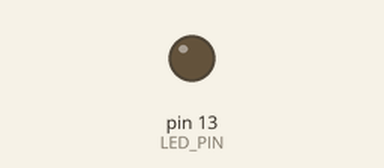
A sketch run on a simulated Arduino Uno, built with avr-gcc and run on an emulated ATmega328P. On the bench: output pins drawn as LEDs (lit = HIGH).

Above: at 2.5 s.
Timing chart, 0 to 4.0 s (numbered marks = the images above):
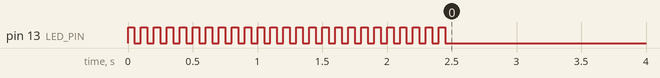

The sketch:

serial_comms_firmware.ino
```cpp
// (licence header left out)
/***********************************************************************************************************************
FILENAME:   serial_comms_firmware.cpp
AUTHORS:    Christopher D. McMurrough

DESCRIPTION:
An example Arduino sketch showing USB-serial communications with the Teensy 3.0 microcontroller

REVISION HISTORY:
01.19.2014  CDM     original file creation
01.20.2014  CDM     published under GPL
***********************************************************************************************************************/

// set up the LED
const int LED_PIN = 13;
const int LED_ON = HIGH;
const int LED_OFF = LOW;

// define serial parameters
const byte PACKET_START_CHAR = 0xAA;
const byte PACKET_LENGTH = 0x06;           // [0XAA,length,b1,b2,b3,checksum]
unsigned long BAUD_RATE = 9600;
byte Packet_Buffer[PACKET_LENGTH];

/***********************************************************************************************************************
void setup()
set up the teensy
***********************************************************************************************************************/
void setup()
{
    // set up the LED
    pinMode(LED_PIN, OUTPUT);

    // flash the LED state
    for(int i = 0; i < 25; i++)
    {
        digitalWrite(LED_PIN, LED_ON);
        delay(50);
        digitalWrite(LED_PIN, LED_OFF);
        delay(50);
    }

    Serial.begin(BAUD_RATE);
}

/***********************************************************************************************************************
void sendPacket(byte b1, byte b2, byte b3)
send a packet with 2 payload bytes
***********************************************************************************************************************/
void sendPacket(byte b1, byte b2, byte b3)
{
    byte packet[PACKET_LENGTH] = {PACKET_START_CHAR, PACKET_LENGTH, b1, b2, b3, 0x00};

    // compute the checksum
    for(int i = 0; i < PACKET_LENGTH - 1; i++)
    {
        packet[PACKET_LENGTH - 1] = packet[PACKET_LENGTH - 1] ^ packet[i];
    }

    // send the packet
    Serial.write(packet, PACKET_LENGTH);
    Serial.flush();
}


/***********************************************************************************************************************
boolean isValidPacket()
check to see if the buffer contains a valid packet
***********************************************************************************************************************/
boolean isValidPacket()
{
    byte checksum = 0x00;

    // check the start byte
    if(Packet_Buffer[0] != PACKET_START_CHAR)
    {
        return false;
    }

    // check the length byte
    if(Packet_Buffer[1] != PACKET_LENGTH)
    {
        return false;
    }

    // compute the checksum
    for(int i = 0; i < (PACKET_LENGTH - 1); i++)
    {
        checksum = checksum ^ Packet_Buffer[i];
    }

    // validate with checksum
    if(Packet_Buffer[PACKET_LENGTH - 1] == checksum)
    {
        return true;
    }
    else
    {
        return false;
    }
}

/***********************************************************************************************************************
void doSomething(byte b1, byte b2, byte b3)
perform some action with the data we received from the host
***********************************************************************************************************************/
void doSomething(byte b1, byte b2, byte b3)
{
    // echo the packet to acknowledge successful receipt
    sendPacket(Packet_Buffer[2], Packet_Buffer[3], Packet_Buffer[4]);
}

/***********************************************************************************************************************
void loop()
main program loop
***********************************************************************************************************************/
void loop()
{
    byte b;
    int index = 0;
    boolean packetIndex = 0;
    boolean ledState = false;
    boolean validPacket = false;

    // continuously check for received packets and echo upon receipt
    while(true)
    {
        // check to see if a character is available
        if(Serial.available())
        {
            // get the byte
            b = Serial.read();

            // handle the first byte of a packet
            if(packetIndex == 0)
            {
                if(b == PACKET_START_CHAR)
                {
                    Packet_Buffer[packetIndex] = b;
                    packetIndex++;
                }
            }
            else  // handle bytes other than the packet start byte
            {
                Packet_Buffer[packetIndex] = b;

                // check to see if we have enough bytes for a complete packet
                if(packetIndex >= (PACKET_LENGTH - 1))
                {
                    // check to see if we have a valid packet
                    if(isValidPacket())
                    {
                        // we have a valid packet, now do something with it
                        doSomething(Packet_Buffer[2], Packet_Buffer[3], Packet_Buffer[4]);
                    }

                    // reset the byte counter
                    packetIndex = 0;
                }
                else
                {
                    // increment the byte counter
                    packetIndex++;
                }
            }
        }
    }
}
```
